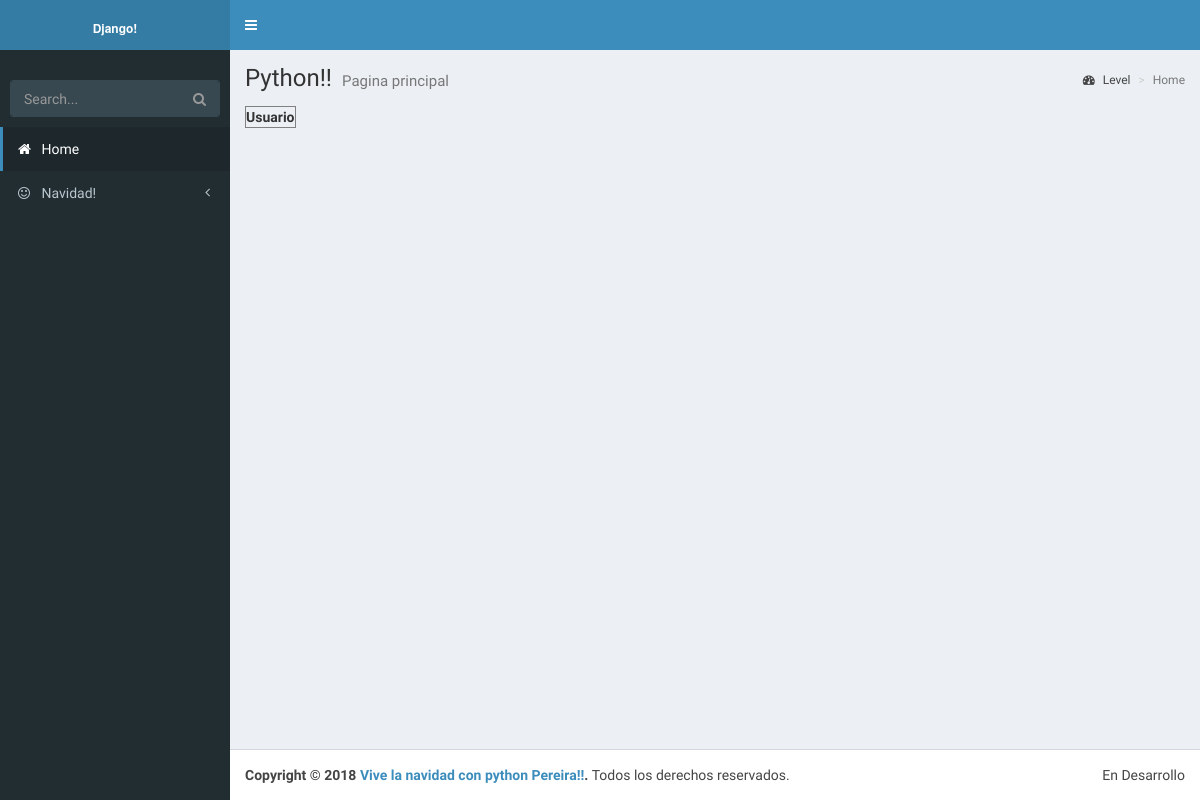
Page /navidad/personas on the earlier database version.
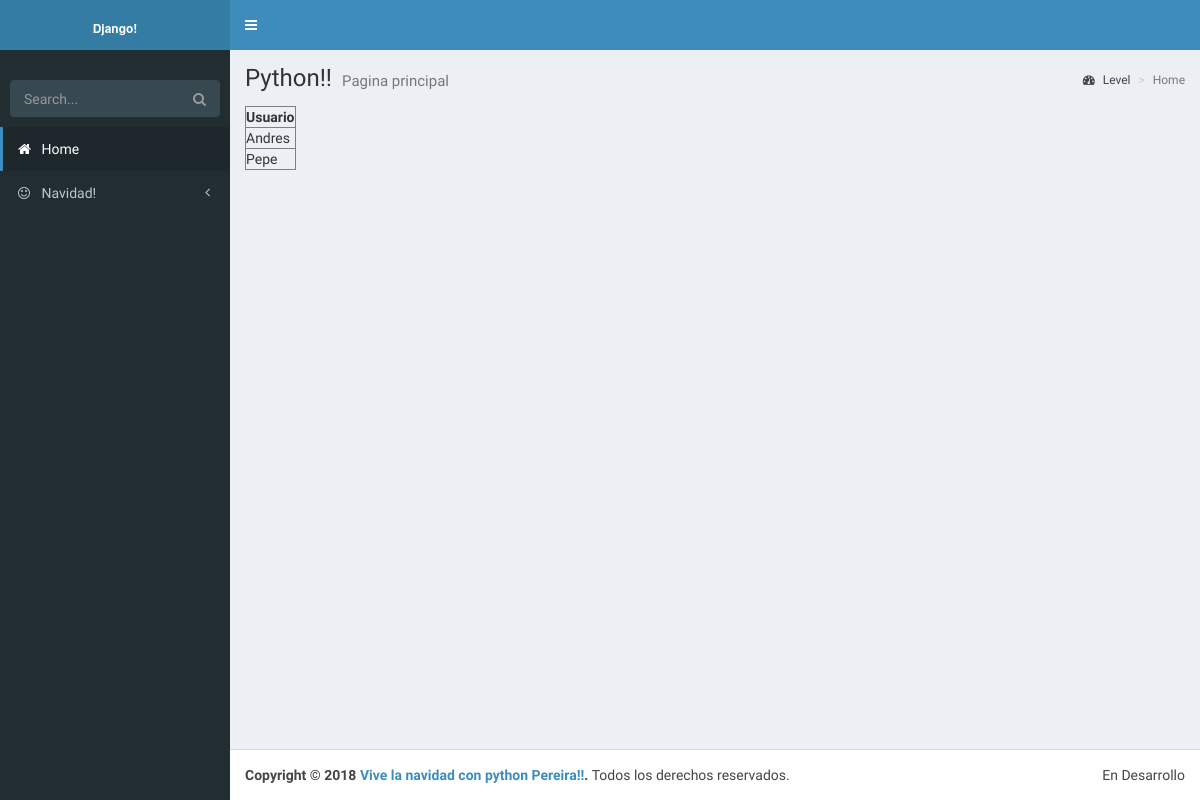
Same page on the later database version.
### navidad/models.py (models this page shows, shortened)
class Persona(models.Model):
    usuario = models.OneToOneField(User, on_delete=models.CASCADE)
    fecha_nacimiento = models.DateField(auto_now_add=False)
    direccion = models.CharField(max_length=50)
    sexo = models.CharField(max_length=10)
    fecha_creacion = models.DateTimeField(auto_now_add=True)
    ciudad = models.ForeignKey(Ciudad, on_delete=models.CASCADE)
    class Meta:
        verbose_name_plural = "personas"

### navidad/views.py (the view)
# urls.py: path('personas', list_personas, name='listar-personas'),
def list_personas(request):
    personas = Persona.objects.all()
    return render(request, 'navidad/list_personas.html', {'personas': personas})

### templates/navidad/list_personas.html
{% extends 'navidad/base.html' %}
{% block contenido %}
<table border="1">
    <tr>
        <th>Usuario</th>
    </tr>
{% for persona in personas %}
    <tr>
        <td>{{ persona.usuario.first_name }}</td>
    </tr>
{% endfor %}
</table>
{% endblock %}

Differences in the rows shown:
added Persona: usuario.first_name "Andres"
added Persona: usuario.first_name "Pepe"
